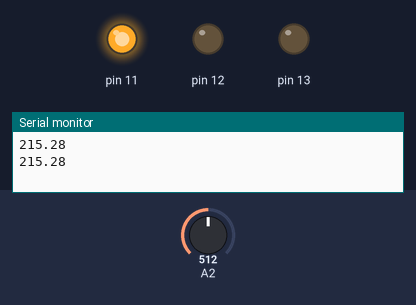
This sketch was run on a simulated Arduino Uno, built with avr-gcc and run on an emulated ATmega328P. On the bench: output pins drawn as LEDs (lit = HIGH), the last lines printed to the serial monitor. The inputs (shaded band) are chosen by the test bench; at power-on: A2 = 512.

Above: at 1.8 s.
1.9 s: A2 set to 263
3.4 s: A2 set to 239
At 5.2 s:
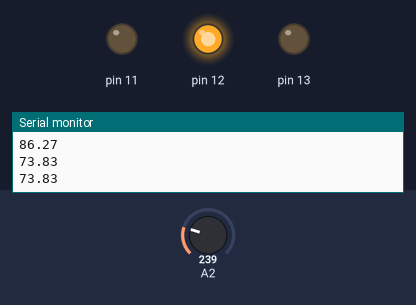
5.5 s: A2 set to 189
7.2 s: A2 set to 157
At 8.3 s:
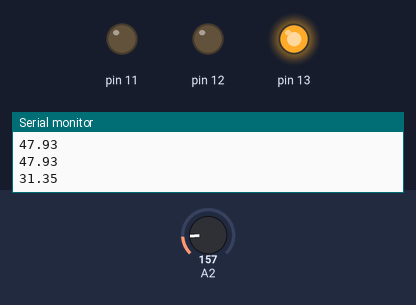
9.5 s: A2 set to 306
At 11.1 s:
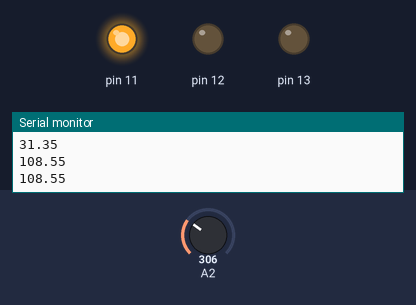
11.5 s: A2 set to 122
At 12.7 s:
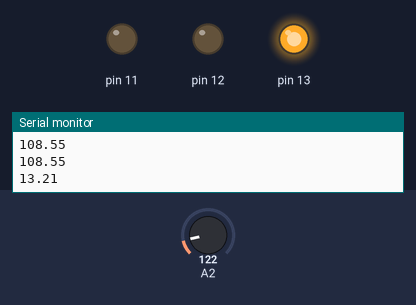
Timing chart, 0 to 14.5 s (numbered marks = the images above; inputs shaded):
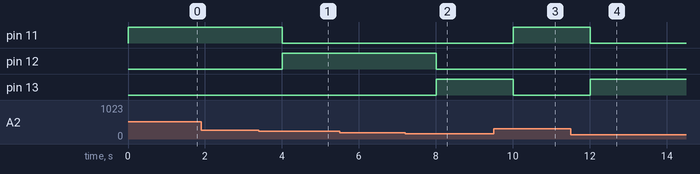

The sketch:

temp_sensor_led.ino
```cpp
// C++ code


void setup()
{
  pinMode(13, OUTPUT);
  pinMode(12, OUTPUT);
  pinMode(11, OUTPUT);

  pinMode(A2, INPUT);
  Serial.begin(9600);
}

void loop()
{
  int Temp = analogRead(A2);
  float volts = (Temp / 965.0) * 5;
  float c = (volts - .5) * 100;
  float f = (c * 9 / 5 + 32);

  if(c<=40)
  {
    digitalWrite(13, HIGH);
    digitalWrite(12, LOW);
    digitalWrite(11, LOW);
  }
  else if(c<=80)
  {
    digitalWrite(13, LOW);
    digitalWrite(11, LOW);
    digitalWrite(12, HIGH);
  }
  else
  {
    digitalWrite(11, HIGH);
    digitalWrite(12, LOW);
    digitalWrite(13, LOW);
  }

  Serial.println(c);
  //Serial.println(f);
  delay(1000);


}
```

Measured:
- the behaviour switches between 251 and 250 on A2 (found by bisection; images 0 and 1)
- the behaviour switches between 174 and 173 on A2 (found by bisection; images 1 and 2)
- after the input at 3.4 s, pin 11: HIGH → LOW after 0.60 s; pin 12: LOW → HIGH after 0.60 s
- after the input at 7.2 s, pin 12: HIGH → LOW after 0.81 s; pin 13: LOW → HIGH after 0.81 s
- after the input at 9.5 s, pin 11: LOW → HIGH after 0.51 s; pin 13: HIGH → LOW after 0.51 s
- after the input at 11.5 s, pin 11: HIGH → LOW after 0.51 s; pin 13: LOW → HIGH after 0.51 s
